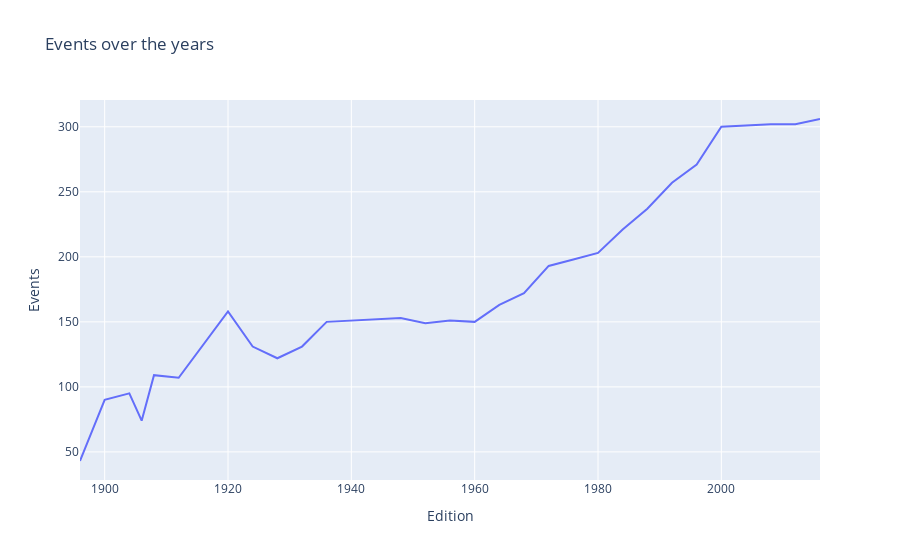

Notebook code for this chart:
### Code cell
#For plotting graph between Edition vs Events
figure = px.line(events,x="Edition",y="Events",title="Events over the years")
figure.show()

### Figure 1 — Plotly figure (JSON) as saved in the notebook; plotly's stock layout.template omitted (floating-point values rounded to 4 significant figures)
{"data": [{"hovertemplate": "Edition=%{x}<br>Events=%{y}<extra></extra>", "legendgroup": "", "line": {"color": "#636efa", "dash": "solid"}, "marker": {"symbol": "circle"}, "mode": "lines", "name": "", "orientation": "v", "showlegend": false, "type": "scatter", "x": [1896, 1900, 1904, 1906, 1908, 1912, 1920, 1924, 1928, 1932, 1936, 1948, 1952, 1956, 1960, 1964, 1968, 1972, 1976, 1980, 1984, 1988, 1992, 1996, 2000, 2004, 2008, 2012, 2016], "xaxis": "x", "y": [43, 90, 95, 74, 109, 107, 158, 131, 122, 131, 150, 153, 149, 151, 150, 163, 172, 193, 198, 203, 221, 237, 257, 271, 300, 301, 302, 302, 306], "yaxis": "y"}], "layout": {"autosize": true, "legend": {"tracegroupgap": 0}, "title": {"text": "Events over the years"}, "xaxis": {"anchor": "y", "autorange": true, "domain": [0, 1], "range": [1896, 2016], "title": {"text": "Edition"}, "type": "linear"}, "yaxis": {"anchor": "x", "autorange": true, "domain": [0, 1], "range": [28.39, 320.6], "title": {"text": "Events"}, "type": "linear"}}}
